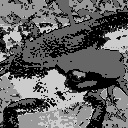

This figure's Python source:
import cv2
import numpy as np
import lib91100
import matplotlib.pyplot as plt

if __name__ == '__main__':
    img = cv2.imread("Gasyori100knock/Question_91_100/imori.jpg")
    rimg, classmat, class_center = lib91100.Kmeans_cr1_init(img, classes=5, seed=0)

    print(class_center)
    out = (classmat*51).clip(0,255).astype(np.uint8).reshape(img.shape)
    
    cv2.imshow("imori", out)
    cv2.waitKey(0)
    cv2.imwrite("q91_100/091.jpg", out)
    cv2.destroyAllWindows()
